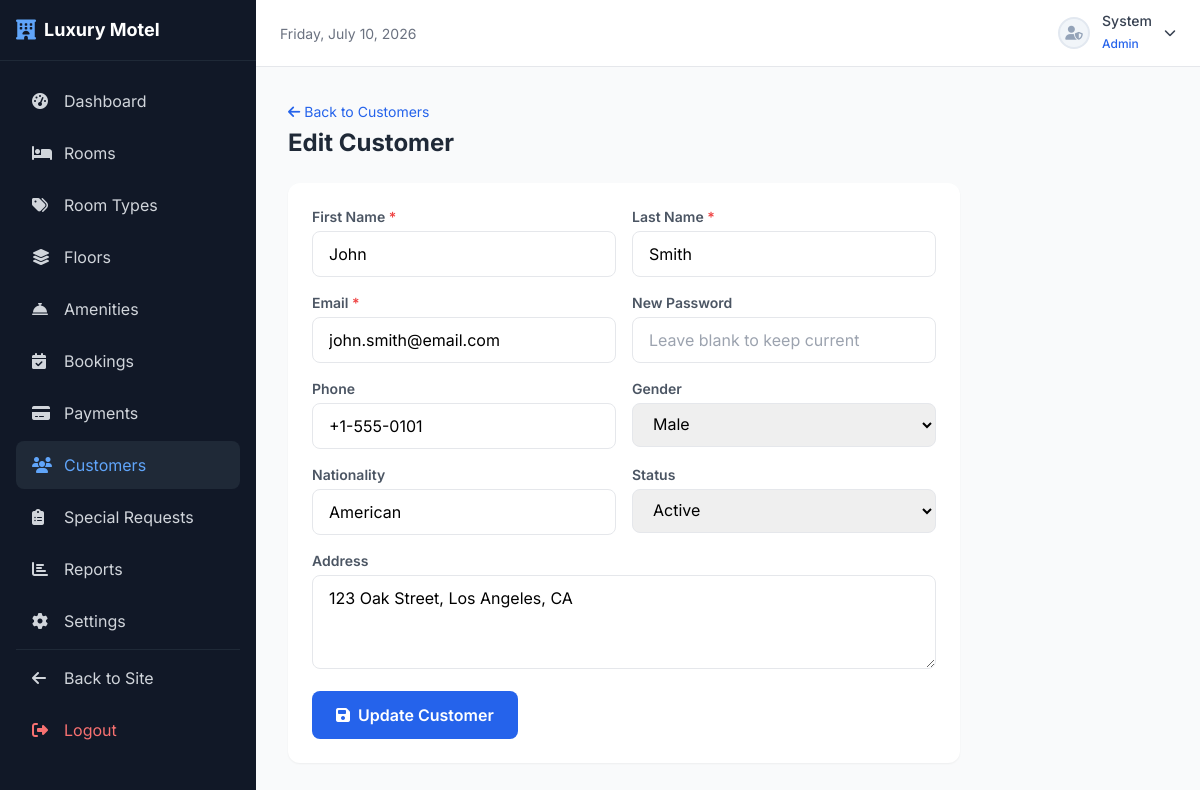
Page /admin/users/edit.php?id=2 (signed in) on the committed database.
### tables this page shows
CREATE TABLE IF NOT EXISTS `users` (
    `user_id` INT AUTO_INCREMENT PRIMARY KEY,
    `role_id` INT NOT NULL,
    `first_name` VARCHAR(50) NOT NULL,
    `last_name` VARCHAR(50) NOT NULL,
    `email` VARCHAR(100) NOT NULL UNIQUE,
    `password` VARCHAR(255) NOT NULL,
    `phone` VARCHAR(20) NOT NULL,
    `gender` ENUM('Male', 'Female', 'Other') NOT NULL,
    `nationality` VARCHAR(50) NOT NULL,
    `address` TEXT NOT NULL,
    `profile_image` VARCHAR(255) DEFAULT 'default_user.png',
    `status` ENUM('Active', 'Inactive') DEFAULT 'Active',
    `created_at` TIMESTAMP DEFAULT CURRENT_TIMESTAMP,
    FOREIGN KEY (`role_id`) REFERENCES `roles`(`role_id`) ON DELETE RESTRICT ON UPDATE CASCADE
);

### config/db.php (called while the page is built, shortened)
<?php
function sanitize($input) {
    return htmlspecialchars(strip_tags(trim($input)), ENT_QUOTES, 'UTF-8');
}

### admin/users/edit.php (the view, shortened to what this page needs)
<?php
require_once '../../config/db.php';
$id = (int)($_GET['id'] ?? 0);
$stmt = $pdo->prepare("SELECT * FROM users WHERE user_id = ? AND role_id = 2");
$stmt->execute([$id]);
$user = $stmt->fetch();
?>
<!DOCTYPE html>
<html lang="en">
<head>
    <script src="https://cdn.tailwindcss.com"></script>
    <link rel="stylesheet" href="https://cdnjs.cloudflare.com/ajax/libs/font-awesome/6.5.1/css/all.min.css">
    <link rel="stylesheet" href="<?php echo SITE_URL; ?>assets/css/style.css">
</head>
<body class="font-[Inter] bg-gray-50">
<?php include '../../includes/sidebar.php'; ?>
<?php include '../../includes/admin-topbar.php'; ?>
<div class="ml-64 p-8">
    <div class="flex items-center justify-between mb-6">
        <div>
            <a href="index.php" class="text-blue-600 hover:text-blue-800 text-sm"><i class="fas fa-arrow-left mr-1"></i>Back to Customers</a>
            <h1 class="text-2xl font-bold text-gray-800 mt-1">Edit Customer</h1>
        </div>
    </div>
    <div class="bg-white rounded-xl shadow-sm p-6 max-w-2xl">
        <form method="POST">
            <div class="grid grid-cols-1 md:grid-cols-2 gap-4 mb-4">
                <div>
                    <label class="block text-sm font-semibold text-gray-600 mb-1">First Name <span class="text-red-500">*</span></label>
                    <input type="text" name="first_name" value="<?php echo sanitize($user['first_name']); ?>" class="w-full px-4 py-2.5 border border-gray-200 rounded-lg focus:ring-2 focus:ring-blue-500 outline-none" required>
                </div>
                <div>
                    <label class="block text-sm font-semibold text-gray-600 mb-1">Last Name <span class="text-red-500">*</span></label>
                    <input type="text" name="last_name" value="<?php echo sanitize($user['last_name']); ?>" class="w-full px-4 py-2.5 border border-gray-200 rounded-lg focus:ring-2 focus:ring-blue-500 outline-none" required>
                </div>
                <div>
                    <label class="block text-sm font-semibold text-gray-600 mb-1">Email <span class="text-red-500">*</span></label>
                    <input type="email" name="email" value="<?php echo sanitize($user['email']); ?>" class="w-full px-4 py-2.5 border border-gray-200 rounded-lg focus:ring-2 focus:ring-blue-500 outline-none" required>
                </div>
                <div>
                    <label class="block text-sm font-semibold text-gray-600 mb-1">New Password</label>
                    <input type="password" name="password" placeholder="Leave blank to keep current" class="w-full px-4 py-2.5 border border-gray-200 rounded-lg focus:ring-2 focus:ring-blue-500 outline-none">
                </div>
                <div>
                    <label class="block text-sm font-semibold text-gray-600 mb-1">Phone</label>
                    <input type="text" name="phone" value="<?php echo sanitize($user['phone'] ?? ''); ?>" class="w-full px-4 py-2.5 border border-gray-200 rounded-lg focus:ring-2 focus:ring-blue-500 outline-none">
                </div>
                <div>
                    <label class="block text-sm font-semibold text-gray-600 mb-1">Gender</label>
                    <select name="gender" class="w-full px-4 py-2.5 border border-gray-200 rounded-lg focus:ring-2 focus:ring-blue-500 outline-none">
                        <option value="Male" <?php echo $user['gender'] === 'Male' ? 'selected' : ''; ?>>Male</option>
                    </select>
                </div>
                <div>
                    <label class="block text-sm font-semibold text-gray-600 mb-1">Nationality</label>
                    <input type="text" name="nationality" value="<?php echo sanitize($user['nationality'] ?? ''); ?>" class="w-full px-4 py-2.5 border border-gray-200 rounded-lg focus:ring-2 focus:ring-blue-500 outline-none">
                </div>
                <div>
                    <label class="block text-sm font-semibold text-gray-600 mb-1">Status</label>
                    <select name="status" class="w-full px-4 py-2.5 border border-gray-200 rounded-lg focus:ring-2 focus:ring-blue-500 outline-none">
                        <option value="Active" <?php echo $user['status'] === 'Active' ? 'selected' : ''; ?>>Active</option>
                    </select>
                </div>
            </div>
            <div class="mb-4">
                <label class="block text-sm font-semibold text-gray-600 mb-1">Address</label>
                <textarea name="address" rows="3" class="w-full px-4 py-2.5 border border-gray-200 rounded-lg focus:ring-2 focus:ring-blue-500 outline-none"><?php echo sanitize($user['address'] ?? ''); ?></textarea>
            </div>
            <button type="submit" class="px-6 py-3 bg-blue-600 text-white rounded-lg hover:bg-blue-700 transition font-semibold"><i class="fas fa-save mr-2"></i>Update Customer</button>
        </form>
    </div>
</div>
</body>
</html>

### rows in the picture
users: first_name "John", last_name "Smith", email "john.smith@email.com", phone "+1-555-0101", gender "Male", nationality "American", status "Active", address "123 Oak Street, Los Angeles, CA"

### other values in the picture
$_SESSION['first_name'] "System"
$_SESSION['role_name'] "Admin"
